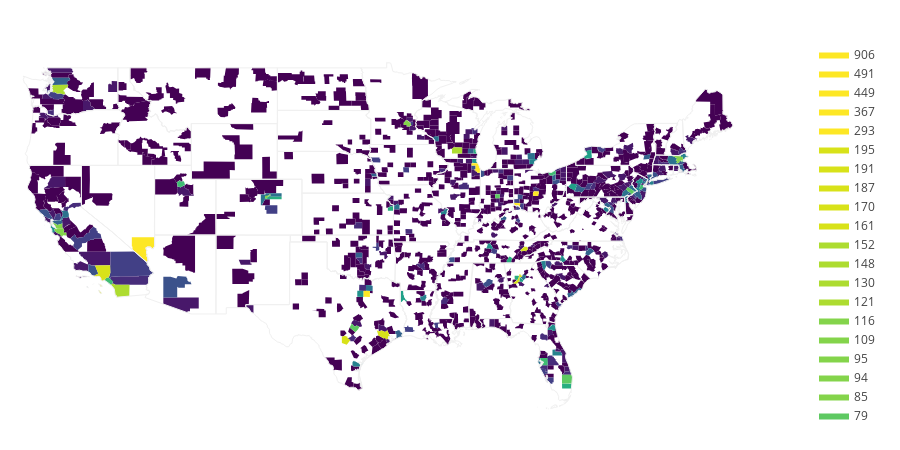

The cell this chart's notebook holds for it:
### Code cell
# Note: that we need to delete the second item. 
# Those are the collection of the zipcodes that could not find the FIPS code.
fips = data.index.tolist()
values = data.tolist()

# delet the row with ''
fips = fips[:1] + fips[2:]
values = values[:1] + values[2:]

# plot using plotly
fig = ff.create_choropleth(fips=fips, values=values)
py.offline.iplot(fig, filename='choropleth_full_usa')
